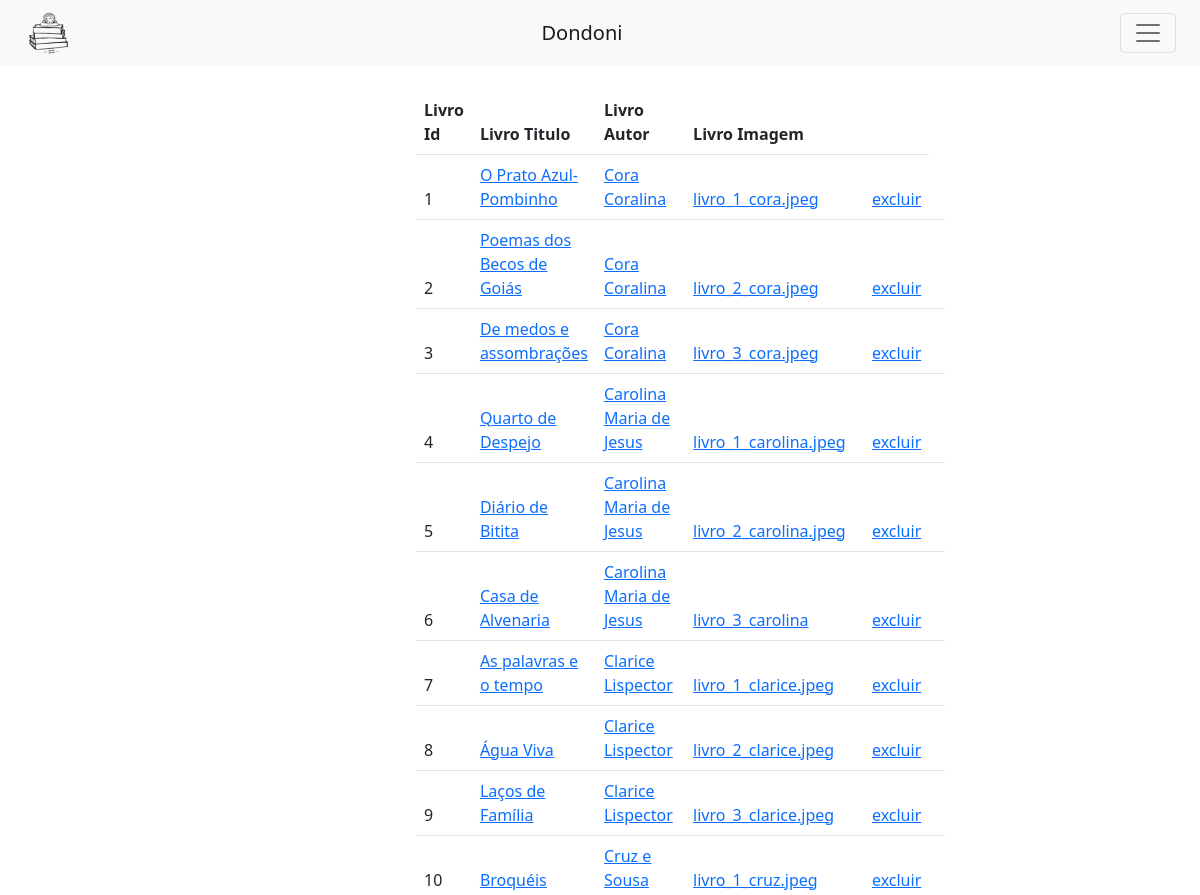
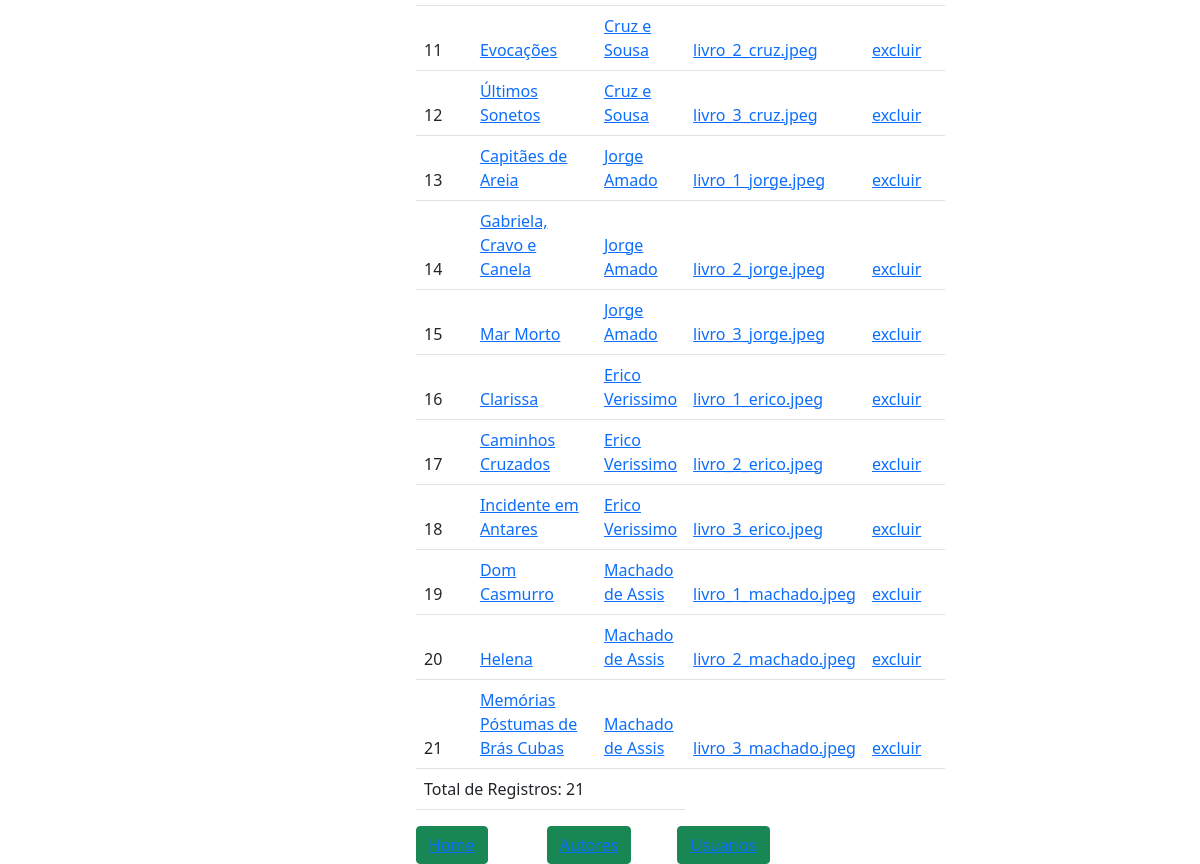
The page /tabela2.php on the database its author committed (2 pictures, top to bottom).
### tables this page shows
CREATE TABLE `livros` (
  `LivroID` int(11) NOT NULL,
  `LivroTitulo` varchar(150) NOT NULL,
  `LivroAutor` varchar(150) NOT NULL,
  `LivroDescricao` longtext NOT NULL,
  `LivroImagem` varchar(150) NOT NULL
);

### tabela2.php (the view, shortened to what this page needs)
<?php
include_once 'includes/conn.php';
include_once 'includes/head.php';
include_once 'includes/header.php';
$sql = "select * from livros";
$resultado = mysqli_query($conn, $sql);
$total = mysqli_num_rows($resultado);
?>
<body>
<h3>Tabela Livros</h3>
<br>
<br>
<div class="container-fluid">
	<div class="row">
		<div class="col-md-4">
		</div>
		<div class="col-md-4">
			<table class="table">
				<thead>
					<tr>
						<th>
							Livro Id
						</th>
						<th>
							Livro Titulo
						</th>
						<th>
							Livro Autor
						</th>
                        <th>
							Livro Imagem
						</th>
						<th>
					</tr>
<?php
if ($resultado){
    while ($dado = mysqli_fetch_array($resultado)){
        ?>
        <tr>
            <td><?php echo $dado['LivroID'];?></td>
            <td><a href="salvar.php?acao=salvar&id=<?php echo $dado['LivroTitulo'];?>"><?php echo $dado['LivroTitulo'];?></td>
            <td><a href="salvar.php?acao=salvar&id=<?php echo $dado['LivroAutor'];?>"><?php echo $dado['LivroAutor'];?></td>
            <td><a href="salvar.php?acao=salvar&id=<?php echo $dado['LivroImagem'];?>"><?php echo $dado['LivroImagem'];?></td>
            <td><a href="processa2.php?acao=excluir&id=<?php echo $dado['LivroID'];?>">excluir<a><td>
    </tr>
    <?php
    }
}else{
    ?>
    <tr>
        <td colspan ="3">Resultados não encontrados</td>
    </tr>
    <?php
}
?>
<tr>
    <td colspan = "3">Total de Registros: <?php echo $total;?></td>
</tr>
		</div>
	</div>
</div>
</body>
<footer>
<div class="row">
		<div class="col-md-4">
			<button type="button" class="btn btn-success btn-block">
            <a href="tabela-central.php" class="button">Home</a>
			</button>
		</div>
		<div class="col-md-4">
			<button type="button" class="btn btn-success btn-block">
			<a href="tabela.php" class="button">Autores</a>
			</button>
		</div>
		<div class="col-md-4">
			<button type="button" class="btn btn-success btn-block">
            <a href="tabela3.php" class="button">Usuarios</a>
			</button>
</footer>

### includes/head.php (shortened to what this page needs)
<!DOCTYPE html>
<html lang="en">
<head>
    <link href="https://cdn.jsdelivr.net/npm/bootstrap@5.2.0-beta1/dist/css/bootstrap.min.css" rel="stylesheet">
    <link href="https://cdn.jsdelivr.net/npm/bootstrap@5.1.3/dist/css/bootstrap.min.css" rel="stylesheet">
    <link href="style.css" rel="stylesheet">
</head>

### includes/header.php (shortened to what this page needs)
<nav class="navbar navbar-light bg-light fixed-top">
  <div class="container-fluid">
  <img src="images/logo.png" alt="some text" width="50px" height="50px" href="index.php">
    <a class="navbar-brand" href="index.php">Dondoni</a>
    <button class="navbar-toggler" type="button" data-bs-toggle="offcanvas" data-bs-target="#offcanvasNavbar" aria-controls="offcanvasNavbar">
      <span class="navbar-toggler-icon"></span>
    </button>
  </div>
</nav>

### style.css (style rules this page uses)
.navbar-brand { display: inline-block; margin-left: -14px; }

### rows shown on the page
livros: LivroID "1", LivroTitulo "O Prato Azul-Pombinho", LivroAutor "Cora Coralina", LivroImagem "livro_1_cora.jpeg"
livros: LivroID "2", LivroTitulo "Poemas dos Becos de Goiás", LivroAutor "Cora Coralina", LivroImagem "livro_2_cora.jpeg"
livros: LivroID "3", LivroTitulo "De medos e assombrações", LivroAutor "Cora Coralina", LivroImagem "livro_3_cora.jpeg"
livros: LivroID "4", LivroTitulo "Quarto de Despejo", LivroAutor "Carolina Maria de Jesus", LivroImagem "livro_1_carolina.jpeg"
livros: LivroID "5", LivroTitulo "Diário de Bitita", LivroAutor "Carolina Maria de Jesus", LivroImagem "livro_2_carolina.jpeg"
livros: LivroID "6", LivroTitulo "Casa de Alvenaria", LivroAutor "Carolina Maria de Jesus", LivroImagem "livro_3_carolina"
livros: LivroID "7", LivroTitulo "As palavras e o tempo", LivroAutor "Clarice Lispector", LivroImagem "livro_1_clarice.jpeg"
livros: LivroID "8", LivroTitulo "Água Viva", LivroAutor "Clarice Lispector", LivroImagem "livro_2_clarice.jpeg"
livros: LivroID "9", LivroTitulo "Laços de Família", LivroAutor "Clarice Lispector", LivroImagem "livro_3_clarice.jpeg"
livros: LivroID "10", LivroTitulo "Broquéis", LivroAutor "Cruz e Sousa", LivroImagem "livro_1_cruz.jpeg"
livros: LivroID "11", LivroTitulo "Evocações", LivroAutor "Cruz e Sousa", LivroImagem "livro_2_cruz.jpeg"
livros: LivroID "12", LivroTitulo "Últimos Sonetos", LivroAutor "Cruz e Sousa", LivroImagem "livro_3_cruz.jpeg"
livros: LivroID "13", LivroTitulo "Capitães de Areia", LivroAutor "Jorge Amado", LivroImagem "livro_1_jorge.jpeg"
livros: LivroID "14", LivroTitulo "Gabriela, Cravo e Canela", LivroAutor "Jorge Amado", LivroImagem "livro_2_jorge.jpeg"
livros: LivroID "15", LivroTitulo "Mar Morto", LivroAutor "Jorge Amado", LivroImagem "livro_3_jorge.jpeg"
livros: LivroID "16", LivroTitulo "Clarissa", LivroAutor "Erico Verissimo", LivroImagem "livro_1_erico.jpeg"
livros: LivroID "17", LivroTitulo "Caminhos Cruzados", LivroAutor "Erico Verissimo", LivroImagem "livro_2_erico.jpeg"
livros: LivroID "18", LivroTitulo "Incidente em Antares", LivroAutor "Erico Verissimo", LivroImagem "livro_3_erico.jpeg"
livros: LivroID "19", LivroTitulo "Dom Casmurro", LivroAutor "Machado de Assis", LivroImagem "livro_1_machado.jpeg"
livros: LivroID "20", LivroTitulo "Helena", LivroAutor "Machado de Assis", LivroImagem "livro_2_machado.jpeg"
livros: LivroID "21", LivroTitulo "Memórias Póstumas de Brás Cubas", LivroAutor "Machado de Assis", LivroImagem "livro_3_machado.jpeg"

### other values the page prints
$total "21"
